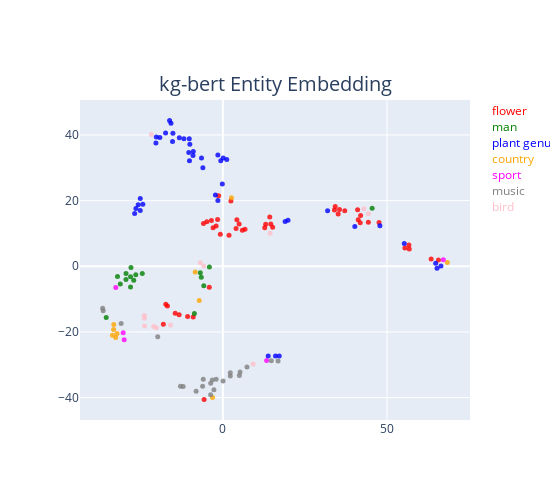

The notebook cell this image was saved under:
### Code cell
def calculate_tsne_coordinates(extracted_data, entity_embedding, perplexity=5):
    # Get embeddings for extracted data
    data_embeddings = np.array([entity_embedding[int(entity_id_str)] for entity_id_str in extracted_data])
    
    # Apply t-SNE to reduce dimensionality to 2D
    tsne = TSNE(n_components=2, random_state=0, perplexity=perplexity)
    tsne_coordinates = tsne.fit_transform(data_embeddings)
    
    return tsne_coordinates.tolist()

# t-SNE座標を計算
tsne_coordinates = calculate_tsne_coordinates(all_extracted_data, entity_embedding)

# プロットにトレースを追加するループ
for (x, y), color, entity_id_str in zip(tsne_coordinates, all_target_colors, all_extracted_data):
    entity_id = int(entity_id_str)
    entity_name = entities_dict_text[entity_id]
    fig.add_trace(go.Scatter(x=[x], y=[y], mode='markers', marker=dict(color=color, size=5), opacity=0.8, name=entity_name))

# 色と対応するエンティティの説明を右上に追加
for i, (target_value, target_color) in enumerate(target_values):
    fig.add_annotation(
        text=target_value,
        x=1.05,  # テキストのx座標 (図の右端から少し右)
        y=1 - i * 0.05,  # テキストのy座標 (図の上端から少し下)
        xref="paper",  # x座標の参照元 (paperは図の左端、dataはデータ座標)
        yref="paper",  # y座標の参照元 (paperは図の下端、dataはデータ座標)
        xanchor="left",  # テキストを左詰にする
        showarrow=False,  # 矢印を非表示にする
        font=dict(size=12, color=target_color),  # テキストのフォントサイズと色
    )


# HAKEテキストの追加
fig.add_annotation(
    text=model+' Entity Embedding',  # 表示するテキスト
    xref="paper",  # x座標の参照元 (paperは図の左端、dataはデータ座標)
    yref="paper",  # y座標の参照元 (paperは図の下端、dataはデータ座標)
    x=0.5,  # x座標 (0.5は図の中央)
    y=1.1,  # y座標 (1.05は図の上端から5%上)
    showarrow=False,  # 矢印を非表示にする
    font=dict(size=20),  # テキストのフォントサイズ
)

# レイアウトの設定
fig.update_layout(
    title="",
    yaxis_title=" ",
    showlegend=False,
    width=550,  # 幅
    height=500,  # 高さ
    xaxis=dict(scaleanchor="y", scaleratio=1),  # x軸のアスペクト比を1:1に設定
    yaxis=dict(scaleanchor="x", scaleratio=1),  # y軸のアスペクト比を1:1に設定
)

fig.show()

### Figure 1 — Plotly figure (JSON) as saved in the notebook; plotly's stock layout.template omitted (floating-point values rounded to 4 significant figures)
{"data": [{"marker": {"color": "red", "size": 5}, "mode": "markers", "name": "aster", "opacity": 0.8, "type": "scatter", "x": [-9.027], "y": [-15.46]}, {"marker": {"color": "red", "size": 5}, "mode": "markers", "name": "vaccaria pyramidata", "opacity": 0.8, "type": "scatter", "x": [41.97], "y": [15.44]}, {"marker": {"color": "red", "size": 5}, "mode": "markers", "name": "snapdragon", "opacity": 0.8, "type": "scatter", "x": [65.68], "y": [1.903]}, {"marker": {"color": "red", "size": 5}, "mode": "markers", "name": "filago", "opacity": 0.8, "type": "scatter", "x": [4.952], "y": [12.9]}, {"marker": {"color": "red", "size": 5}, "mode": "markers", "name": "sandwort", "opacity": 0.8, "type": "scatter", "x": [35.54], "y": [17.33]}, {"marker": {"color": "red", "size": 5}, "mode": "markers", "name": "lychnis", "opacity": 0.8, "type": "scatter", "x": [-1.276], "y": [21.5]}, {"marker": {"color": "red", "size": 5}, "mode": "markers", "name": "valerian", "opacity": 0.8, "type": "scatter", "x": [34.0], "y": [17.12]}, {"marker": {"color": "red", "size": 5}, "mode": "markers", "name": "tanacetum coccineum", "opacity": 0.8, "type": "scatter", "x": [41.05], "y": [17.2]}, {"marker": {"color": "red", "size": 5}, "mode": "markers", "name": "african daisy", "opacity": 0.8, "type": "scatter", "x": [-1.597], "y": [14.21]}, {"marker": {"color": "red", "size": 5}, "mode": "markers", "name": "stock", "opacity": 0.8, "type": "scatter", "x": [-4.878], "y": [13.57]}, {"marker": {"color": "red", "size": 5}, "mode": "markers", "name": "mistflower", "opacity": 0.8, "type": "scatter", "x": [47.57], "y": [13.31]}, {"marker": {"color": "red", "size": 5}, "mode": "markers", "name": "western wall flower", "opacity": 0.8, "type": "scatter", "x": [55.45], "y": [5.543]}, {"marker": {"color": "red", "size": 5}, "mode": "markers", "name": "woodland star", "opacity": 0.8, "type": "scatter", "x": [37.13], "y": [16.88]}, {"marker": {"color": "red", "size": 5}, "mode": "markers", "name": "zinnia", "opacity": 0.8, "type": "scatter", "x": [-13.32], "y": [-14.78]}, {"marker": {"color": "red", "size": 5}, "mode": "markers", "name": "sweet rocket", "opacity": 0.8, "type": "scatter", "x": [56.67], "y": [6.495]}, {"marker": {"color": "red", "size": 5}, "mode": "markers", "name": "white daisy", "opacity": 0.8, "type": "scatter", "x": [14.61], "y": [12.85]}, {"marker": {"color": "red", "size": 5}, "mode": "markers", "name": "marigold", "opacity": 0.8, "type": "scatter", "x": [35.13], "y": [15.94]}, {"marker": {"color": "red", "size": 5}, "mode": "markers", "name": "orchidaceous plant", "opacity": 0.8, "type": "scatter", "x": [-18.12], "y": [-17.68]}, {"marker": {"color": "red", "size": 5}, "mode": "markers", "name": "sunflower", "opacity": 0.8, "type": "scatter", "x": [34.23], "y": [18.22]}, {"marker": {"color": "red", "size": 5}, "mode": "markers", "name": "begonia", "opacity": 0.8, "type": "scatter", "x": [5.937], "y": [10.98]}, {"marker": {"color": "red", "size": 5}, "mode": "markers", "name": "pebble plant", "opacity": 0.8, "type": "scatter", "x": [56.78], "y": [5.264]}, {"marker": {"color": "red", "size": 5}, "mode": "markers", "name": "flower", "opacity": 0.8, "type": "scatter", "x": [-5.704], "y": [-40.56]}, {"marker": {"color": "red", "size": 5}, "mode": "markers", "name": "poppy", "opacity": 0.8, "type": "scatter", "x": [-2.055], "y": [12.27]}, {"marker": {"color": "red", "size": 5}, "mode": "markers", "name": "veronica", "opacity": 0.8, "type": "scatter", "x": [4.275], "y": [14.14]}, {"marker": {"color": "red", "size": 5}, "mode": "markers", "name": "four o'clock", "opacity": 0.8, "type": "scatter", "x": [14.3], "y": [14.98]}, {"marker": {"color": "red", "size": 5}, "mode": "markers", "name": "scabious", "opacity": 0.8, "type": "scatter", "x": [-14.51], "y": [-14.31]}, {"marker": {"color": "red", "size": 5}, "mode": "markers", "name": "composite plant", "opacity": 0.8, "type": "scatter", "x": [15.17], "y": [11.84]}, {"marker": {"color": "red", "size": 5}, "mode": "markers", "name": "petunia", "opacity": 0.8, "type": "scatter", "x": [-5.897], "y": [13.06]}, {"marker": {"color": "red", "size": 5}, "mode": "markers", "name": "scorpionweed", "opacity": 0.8, "type": "scatter", "x": [4.027], "y": [11.5]}, {"marker": {"color": "red", "size": 5}, "mode": "markers", "name": "gentian", "opacity": 0.8, "type": "scatter", "x": [1.892], "y": [9.448]}, {"marker": {"color": "red", "size": 5}, "mode": "markers", "name": "cornflower", "opacity": 0.8, "type": "scatter", "x": [41.85], "y": [13.22]}, {"marker": {"color": "red", "size": 5}, "mode": "markers", "name": "calendula", "opacity": 0.8, "type": "scatter", "x": [-0.7613], "y": [9.775]}, {"marker": {"color": "red", "size": 5}, "mode": "markers", "name": "daisy", "opacity": 0.8, "type": "scatter", "x": [13.05], "y": [12.78]}, {"marker": {"color": "red", "size": 5}, "mode": "markers", "name": "yellow horned poppy", "opacity": 0.8, "type": "scatter", "x": [63.45], "y": [2.19]}, {"marker": {"color": "red", "size": 5}, "mode": "markers", "name": "wallflower", "opacity": 0.8, "type": "scatter", "x": [6.75], "y": [11.29]}, {"marker": {"color": "red", "size": 5}, "mode": "markers", "name": "silene", "opacity": 0.8, "type": "scatter", "x": [-17.38], "y": [-11.57]}, {"marker": {"color": "red", "size": 5}, "mode": "markers", "name": "pink", "opacity": 0.8, "type": "scatter", "x": [-2.969], "y": [11.72]}, {"marker": {"color": "red", "size": 5}, "mode": "markers", "name": "zantedeschia aethiopica", "opacity": 0.8, "type": "scatter", "x": [41.23], "y": [14.15]}, {"marker": {"color": "red", "size": 5}, "mode": "markers", "name": "nigella", "opacity": 0.8, "type": "scatter", "x": [-16.88], "y": [-12.11]}, {"marker": {"color": "red", "size": 5}, "mode": "markers", "name": "columbine", "opacity": 0.8, "type": "scatter", "x": [44.32], "y": [13.38]}, {"marker": {"color": "red", "size": 5}, "mode": "markers", "name": "windflower", "opacity": 0.8, "type": "scatter", "x": [-3.493], "y": [13.93]}, {"marker": {"color": "red", "size": 5}, "mode": "markers", "name": "coneflower", "opacity": 0.8, "type": "scatter", "x": [-10.73], "y": [-15.33]}, {"marker": {"color": "red", "size": 5}, "mode": "markers", "name": "yellow ageratum", "opacity": 0.8, "type": "scatter", "x": [2.462], "y": [19.89]}, {"marker": {"color": "red", "size": 5}, "mode": "markers", "name": "chrysanthemum", "opacity": 0.8, "type": "scatter", "x": [-4.121], "y": [-6.411]}, {"marker": {"color": "red", "size": 5}, "mode": "markers", "name": "wild oats", "opacity": 0.8, "type": "scatter", "x": [12.76], "y": [11.7]}, {"marker": {"color": "green", "size": 5}, "mode": "markers", "name": "yellow man", "opacity": 0.8, "type": "scatter", "x": [-27.98], "y": [-0.3575]}, {"marker": {"color": "green", "size": 5}, "mode": "markers", "name": "womanizer", "opacity": 0.8, "type": "scatter", "x": [-35.53], "y": [-15.62]}, {"marker": {"color": "green", "size": 5}, "mode": "markers", "name": "young man", "opacity": 0.8, "type": "scatter", "x": [-6.569], "y": [-3.356]}, {"marker": {"color": "green", "size": 5}, "mode": "markers", "name": "hooray henry", "opacity": 0.8, "type": "scatter", "x": [-32.09], "y": [-3.117]}, {"marker": {"color": "green", "size": 5}, "mode": "markers", "name": "geezer", "opacity": 0.8, "type": "scatter", "x": [-24.54], "y": [-2.175]}, {"marker": {"color": "green", "size": 5}, "mode": "markers", "name": "white man", "opacity": 0.8, "type": "scatter", "x": [-28.11], "y": [-3.227]}, {"marker": {"color": "green", "size": 5}, "mode": "markers", "name": "father surrogate", "opacity": 0.8, "type": "scatter", "x": [-28.11], "y": [-6.353]}, {"marker": {"color": "green", "size": 5}, "mode": "markers", "name": "black man", "opacity": 0.8, "type": "scatter", "x": [-27.14], "y": [-4.296]}, {"marker": {"color": "green", "size": 5}, "mode": "markers", "name": "esquire", "opacity": 0.8, "type": "scatter", "x": [-4.099], "y": [-0.2347]}, {"marker": {"color": "green", "size": 5}, "mode": "markers", "name": "strapper", "opacity": 0.8, "type": "scatter", "x": [-8.671], "y": [-14.42]}, {"marker": {"color": "green", "size": 5}, "mode": "markers", "name": "eunuch", "opacity": 0.8, "type": "scatter", "x": [-5.802], "y": [-5.931]}, {"marker": {"color": "green", "size": 5}, "mode": "markers", "name": "unmarried man", "opacity": 0.8, "type": "scatter", "x": [-29.51], "y": [-4.059]}, {"marker": {"color": "green", "size": 5}, "mode": "markers", "name": "old man", "opacity": 0.8, "type": "scatter", "x": [-26.51], "y": [-2.616]}, {"marker": {"color": "green", "size": 5}, "mode": "markers", "name": "ponce", "opacity": 0.8, "type": "scatter", "x": [45.48], "y": [17.69]}, {"marker": {"color": "green", "size": 5}, "mode": "markers", "name": "young man", "opacity": 0.8, "type": "scatter", "x": [-29.49], "y": [-2.219]}, {"marker": {"color": "green", "size": 5}, "mode": "markers", "name": "hombre", "opacity": 0.8, "type": "scatter", "x": [-6.868], "y": [-1.977]}, {"marker": {"color": "green", "size": 5}, "mode": "markers", "name": "swell", "opacity": 0.8, "type": "scatter", "x": [-31.24], "y": [-5.424]}, {"marker": {"color": "blue", "size": 5}, "mode": "markers", "name": "symphytum", "opacity": 0.8, "type": "scatter", "x": [-26.86], "y": [16.09]}, {"marker": {"color": "blue", "size": 5}, "mode": "markers", "name": "genus sedum", "opacity": 0.8, "type": "scatter", "x": [-17.45], "y": [40.6]}, {"marker": {"color": "blue", "size": 5}, "mode": "markers", "name": "livistona", "opacity": 0.8, "type": "scatter", "x": [-26.47], "y": [17.56]}, {"marker": {"color": "blue", "size": 5}, "mode": "markers", "name": "paris", "opacity": 0.8, "type": "scatter", "x": [-20.38], "y": [37.51]}, {"marker": {"color": "blue", "size": 5}, "mode": "markers", "name": "genus avena", "opacity": 0.8, "type": "scatter", "x": [-16.23], "y": [44.37]}, {"marker": {"color": "blue", "size": 5}, "mode": "markers", "name": "genus borago", "opacity": 0.8, "type": "scatter", "x": [-0.1518], "y": [25.04]}, {"marker": {"color": "blue", "size": 5}, "mode": "markers", "name": "phytelephas", "opacity": 0.8, "type": "scatter", "x": [-25.15], "y": [20.66]}, {"marker": {"color": "blue", "size": 5}, "mode": "markers", "name": "genus aeonium", "opacity": 0.8, "type": "scatter", "x": [-13.25], "y": [39.17]}, {"marker": {"color": "blue", "size": 5}, "mode": "markers", "name": "genus dioscorea", "opacity": 0.8, "type": "scatter", "x": [-15.79], "y": [43.55]}, {"marker": {"color": "blue", "size": 5}, "mode": "markers", "name": "pinguicula", "opacity": 0.8, "type": "scatter", "x": [19.85], "y": [14.0]}, {"marker": {"color": "blue", "size": 5}, "mode": "markers", "name": "linanthus", "opacity": 0.8, "type": "scatter", "x": [-0.633], "y": [32.17]}, {"marker": {"color": "blue", "size": 5}, "mode": "markers", "name": "ribes", "opacity": 0.8, "type": "scatter", "x": [-1.512], "y": [20.05]}, {"marker": {"color": "blue", "size": 5}, "mode": "markers", "name": "genus arenga", "opacity": 0.8, "type": "scatter", "x": [-6.492], "y": [32.94]}, {"marker": {"color": "blue", "size": 5}, "mode": "markers", "name": "sequoiadendron", "opacity": 0.8, "type": "scatter", "x": [16.03], "y": [-27.35]}, {"marker": {"color": "blue", "size": 5}, "mode": "markers", "name": "lappula", "opacity": 0.8, "type": "scatter", "x": [-25.78], "y": [18.76]}, {"marker": {"color": "blue", "size": 5}, "mode": "markers", "name": "genus arrhenatherum", "opacity": 0.8, "type": "scatter", "x": [-10.23], "y": [38.82]}, {"marker": {"color": "blue", "size": 5}, "mode": "markers", "name": "genus erythroxylum", "opacity": 0.8, "type": "scatter", "x": [17.18], "y": [-27.34]}, {"marker": {"color": "blue", "size": 5}, "mode": "markers", "name": "genus campanula", "opacity": 0.8, "type": "scatter", "x": [-15.21], "y": [40.5]}, {"marker": {"color": "blue", "size": 5}, "mode": "markers", "name": "sesamum", "opacity": 0.8, "type": "scatter", "x": [-24.37], "y": [18.9]}, {"marker": {"color": "blue", "size": 5}, "mode": "markers", "name": "genus zerumbet", "opacity": 0.8, "type": "scatter", "x": [13.82], "y": [-27.37]}, {"marker": {"color": "blue", "size": 5}, "mode": "markers", "name": "genus phlox", "opacity": 0.8, "type": "scatter", "x": [64.83], "y": [0.9058]}, {"marker": {"color": "blue", "size": 5}, "mode": "markers", "name": "genus geranium", "opacity": 0.8, "type": "scatter", "x": [55.27], "y": [6.933]}, {"marker": {"color": "blue", "size": 5}, "mode": "markers", "name": "lithospermum", "opacity": 0.8, "type": "scatter", "x": [-2.264], "y": [21.67]}, {"marker": {"color": "blue", "size": 5}, "mode": "markers", "name": "genus agrostis", "opacity": 0.8, "type": "scatter", "x": [65.24], "y": [-0.6433]}, {"marker": {"color": "blue", "size": 5}, "mode": "markers", "name": "proboscidea", "opacity": 0.8, "type": "scatter", "x": [18.98], "y": [13.67]}, {"marker": {"color": "blue", "size": 5}, "mode": "markers", "name": "genus martynia", "opacity": 0.8, "type": "scatter", "x": [-9.0], "y": [34.94]}, {"marker": {"color": "blue", "size": 5}, "mode": "markers", "name": "utricularia", "opacity": 0.8, "type": "scatter", "x": [-10.38], "y": [34.65]}, {"marker": {"color": "blue", "size": 5}, "mode": "markers", "name": "mertensia", "opacity": 0.8, "type": "scatter", "x": [31.9], "y": [16.87]}, {"marker": {"color": "blue", "size": 5}, "mode": "markers", "name": "genus echium", "opacity": 0.8, "type": "scatter", "x": [0.1075], "y": [33.0]}, {"marker": {"color": "blue", "size": 5}, "mode": "markers", "name": "genus amsinckia", "opacity": 0.8, "type": "scatter", "x": [47.84], "y": [12.37]}, {"marker": {"color": "blue", "size": 5}, "mode": "markers", "name": "physostigma", "opacity": 0.8, "type": "scatter", "x": [-20.27], "y": [39.38]}, {"marker": {"color": "blue", "size": 5}, "mode": "markers", "name": "linum", "opacity": 0.8, "type": "scatter", "x": [-9.086], "y": [33.72]}, {"marker": {"color": "blue", "size": 5}, "mode": "markers", "name": "genus aframomum", "opacity": 0.8, "type": "scatter", "x": [1.191], "y": [32.55]}, {"marker": {"color": "blue", "size": 5}, "mode": "markers", "name": "lagerstroemia", "opacity": 0.8, "type": "scatter", "x": [66.43], "y": [0.07167]}, {"marker": {"color": "blue", "size": 5}, "mode": "markers", "name": "laguncularia", "opacity": 0.8, "type": "scatter", "x": [-1.521], "y": [33.86]}, {"marker": {"color": "blue", "size": 5}, "mode": "markers", "name": "parrotia", "opacity": 0.8, "type": "scatter", "x": [-19.19], "y": [39.23]}, {"marker": {"color": "blue", "size": 5}, "mode": "markers", "name": "liquidambar", "opacity": 0.8, "type": "scatter", "x": [-25.16], "y": [16.97]}, {"marker": {"color": "blue", "size": 5}, "mode": "markers", "name": "genus corylopsis", "opacity": 0.8, "type": "scatter", "x": [-11.86], "y": [38.8]}, {"marker": {"color": "blue", "size": 5}, "mode": "markers", "name": "hamamelis", "opacity": 0.8, "type": "scatter", "x": [-15.32], "y": [38.0]}, {"marker": {"color": "blue", "size": 5}, "mode": "markers", "name": "tamus", "opacity": 0.8, "type": "scatter", "x": [-10.16], "y": [32.11]}, {"marker": {"color": "blue", "size": 5}, "mode": "markers", "name": "genus cynoglossum", "opacity": 0.8, "type": "scatter", "x": [40.2], "y": [12.11]}, {"marker": {"color": "blue", "size": 5}, "mode": "markers", "name": "myosotis", "opacity": 0.8, "type": "scatter", "x": [-6.085], "y": [30.02]}, {"marker": {"color": "blue", "size": 5}, "mode": "markers", "name": "genus fothergilla", "opacity": 0.8, "type": "scatter", "x": [-10.05], "y": [37.19]}, {"marker": {"color": "orange", "size": 5}, "mode": "markers", "name": "space", "opacity": 0.8, "type": "scatter", "x": [-33.63], "y": [-21.02]}, {"marker": {"color": "orange", "size": 5}, "mode": "markers", "name": "stamping ground", "opacity": 0.8, "type": "scatter", "x": [2.638], "y": [20.9]}, {"marker": {"color": "orange", "size": 5}, "mode": "markers", "name": "vacation spot", "opacity": 0.8, "type": "scatter", "x": [-33.28], "y": [-19.29]}, {"marker": {"color": "orange", "size": 5}, "mode": "markers", "name": "middle", "opacity": 0.8, "type": "scatter", "x": [68.39], "y": [1.158]}, {"marker": {"color": "orange", "size": 5}, "mode": "markers", "name": "scene", "opacity": 0.8, "type": "scatter", "x": [-32.22], "y": [-20.45]}, {"marker": {"color": "orange", "size": 5}, "mode": "markers", "name": "section", "opacity": 0.8, "type": "scatter", "x": [-8.423], "y": [-1.728]}, {"marker": {"color": "orange", "size": 5}, "mode": "markers", "name": "open", "opacity": 0.8, "type": "scatter", "x": [-7.193], "y": [-10.44]}, {"marker": {"color": "orange", "size": 5}, "mode": "markers", "name": "no-go area", "opacity": 0.8, "type": "scatter", "x": [-32.63], "y": [-21.7]}, {"marker": {"color": "orange", "size": 5}, "mode": "markers", "name": "anchorage ground", "opacity": 0.8, "type": "scatter", "x": [-3.14], "y": [-40.0]}, {"marker": {"color": "orange", "size": 5}, "mode": "markers", "name": "staging area", "opacity": 0.8, "type": "scatter", "x": [-33.22], "y": [-17.72]}, {"marker": {"color": "magenta", "size": 5}, "mode": "markers", "name": "lark", "opacity": 0.8, "type": "scatter", "x": [-30.05], "y": [-22.41]}, {"marker": {"color": "magenta", "size": 5}, "mode": "markers", "name": "sport", "opacity": 0.8, "type": "scatter", "x": [-30.36], "y": [-20.23]}, {"marker": {"color": "magenta", "size": 5}, "mode": "markers", "name": "run", "opacity": 0.8, "type": "scatter", "x": [13.33], "y": [-28.72]}, {"marker": {"color": "magenta", "size": 5}, "mode": "markers", "name": "romper", "opacity": 0.8, "type": "scatter", "x": [-32.6], "y": [-6.46]}, {"marker": {"color": "magenta", "size": 5}, "mode": "markers", "name": "romp", "opacity": 0.8, "type": "scatter", "x": [67.17], "y": [1.945]}, {"marker": {"color": "grey", "size": 5}, "mode": "markers", "name": "play along", "opacity": 0.8, "type": "scatter", "x": [-12.09], "y": [-36.66]}, {"marker": {"color": "grey", "size": 5}, "mode": "markers", "name": "player", "opacity": 0.8, "type": "scatter", "x": [-36.45], "y": [-13.52]}, {"marker": {"color": "grey", "size": 5}, "mode": "markers", "name": "intonation", "opacity": 0.8, "type": "scatter", "x": [-30.97], "y": [-17.45]}, {"marker": {"color": "grey", "size": 5}, "mode": "markers", "name": "drum", "opacity": 0.8, "type": "scatter", "x": [-3.723], "y": [-39.17]}, {"marker": {"color": "grey", "size": 5}, "mode": "markers", "name": "tongue", "opacity": 0.8, "type": "scatter", "x": [-5.969], "y": [-34.42]}, {"marker": {"color": "grey", "size": 5}, "mode": "markers", "name": "harp", "opacity": 0.8, "type": "scatter", "x": [-2.045], "y": [-34.46]}, {"marker": {"color": "grey", "size": 5}, "mode": "markers", "name": "sing", "opacity": 0.8, "type": "scatter", "x": [0.06975], "y": [-34.93]}, {"marker": {"color": "grey", "size": 5}, "mode": "markers", "name": "symphonize", "opacity": 0.8, "type": "scatter", "x": [5.038], "y": [-33.24]}, {"marker": {"color": "grey", "size": 5}, "mode": "markers", "name": "fiddle", "opacity": 0.8, "type": "scatter", "x": [-3.699], "y": [-35.65]}, {"marker": {"color": "grey", "size": 5}, "mode": "markers", "name": "lead", "opacity": 0.8, "type": "scatter", "x": [-12.91], "y": [-36.55]}, {"marker": {"color": "grey", "size": 5}, "mode": "markers", "name": "chorus", "opacity": 0.8, "type": "scatter", "x": [2.274], "y": [-33.43]}, {"marker": {"color": "grey", "size": 5}, "mode": "markers", "name": "solmizate", "opacity": 0.8, "type": "scatter", "x": [16.83], "y": [-28.84]}, {"marker": {"color": "grey", "size": 5}, "mode": "markers", "name": "minstrel", "opacity": 0.8, "type": "scatter", "x": [-8.136], "y": [-38.07]}, {"marker": {"color": "grey", "size": 5}, "mode": "markers", "name": "sing", "opacity": 0.8, "type": "scatter", "x": [7.35], "y": [-30.7]}, {"marker": {"color": "grey", "size": 5}, "mode": "markers", "name": "pipe", "opacity": 0.8, "type": "scatter", "x": [-3.213], "y": [-34.67]}, {"marker": {"color": "grey", "size": 5}, "mode": "markers", "name": "sightread", "opacity": 0.8, "type": "scatter", "x": [14.76], "y": [-28.77]}, {"marker": {"color": "grey", "size": 5}, "mode": "markers", "name": "pedal", "opacity": 0.8, "type": "scatter", "x": [-2.717], "y": [-37.63]}, {"marker": {"color": "grey", "size": 5}, "mode": "markers", "name": "musician", "opacity": 0.8, "type": "scatter", "x": [-36.62], "y": [-12.78]}, {"marker": {"color": "grey", "size": 5}, "mode": "markers", "name": "reprize", "opacity": 0.8, "type": "scatter", "x": [-19.84], "y": [-21.46]}, {"marker": {"color": "grey", "size": 5}, "mode": "markers", "name": "rag", "opacity": 0.8, "type": "scatter", "x": [-6.165], "y": [-36.53]}, {"marker": {"color": "grey", "size": 5}, "mode": "markers", "name": "harmonize", "opacity": 0.8, "type": "scatter", "x": [5.244], "y": [-32.21]}, {"marker": {"color": "grey", "size": 5}, "mode": "markers", "name": "trumpet", "opacity": 0.8, "type": "scatter", "x": [2.275], "y": [-32.47]}, {"marker": {"color": "pink", "size": 5}, "mode": "markers", "name": "cuculiform bird", "opacity": 0.8, "type": "scatter", "x": [-23.92], "y": [-14.99]}, {"marker": {"color": "pink", "size": 5}, "mode": "markers", "name": "apodiform bird", "opacity": 0.8, "type": "scatter", "x": [-5.81], "y": [0.1145]}, {"marker": {"color": "pink", "size": 5}, "mode": "markers", "name": "caprimulgiform bird", "opacity": 0.8, "type": "scatter", "x": [-6.86], "y": [1.089]}, {"marker": {"color": "pink", "size": 5}, "mode": "markers", "name": "coraciiform bird", "opacity": 0.8, "type": "scatter", "x": [14.4], "y": [10.03]}, {"marker": {"color": "pink", "size": 5}, "mode": "markers", "name": "ratite bird", "opacity": 0.8, "type": "scatter", "x": [42.94], "y": [17.49]}, {"marker": {"color": "pink", "size": 5}, "mode": "markers", "name": "aquatic bird", "opacity": 0.8, "type": "scatter", "x": [-21.07], "y": [-18.33]}, {"marker": {"color": "pink", "size": 5}, "mode": "markers", "name": "class aves", "opacity": 0.8, "type": "scatter", "x": [-21.76], "y": [40.12]}, {"marker": {"color": "pink", "size": 5}, "mode": "markers", "name": "birdwatch", "opacity": 0.8, "type": "scatter", "x": [-23.83], "y": [-18.22]}, {"marker": {"color": "pink", "size": 5}, "mode": "markers", "name": "parrot", "opacity": 0.8, "type": "scatter", "x": [44.34], "y": [15.98]}, {"marker": {"color": "pink", "size": 5}, "mode": "markers", "name": "passerine", "opacity": 0.8, "type": "scatter", "x": [9.223], "y": [-29.78]}, {"marker": {"color": "pink", "size": 5}, "mode": "markers", "name": "raptorial bird", "opacity": 0.8, "type": "scatter", "x": [-20.22], "y": [-18.73]}, {"marker": {"color": "pink", "size": 5}, "mode": "markers", "name": "gallinaceous bird", "opacity": 0.8, "type": "scatter", "x": [-15.94], "y": [-17.93]}, {"marker": {"color": "pink", "size": 5}, "mode": "markers", "name": "flying bird", "opacity": 0.8, "type": "scatter", "x": [-23.89], "y": [-15.83]}], "layout": {"annotations": [{"font": {"color": "red", "size": 12}, "showarrow": false, "text": "flower", "x": 1.05, "xanchor": "left", "xref": "paper", "y": 1, "yref": "paper"}, {"font": {"color": "green", "size": 12}, "showarrow": false, "text": "man", "x": 1.05, "xanchor": "left", "xref": "paper", "y": 0.95, "yref": "paper"}, {"font": {"color": "blue", "size": 12}, "showarrow": false, "text": "plant genus", "x": 1.05, "xanchor": "left", "xref": "paper", "y": 0.9, "yref": "paper"}, {"font": {"color": "orange", "size": 12}, "showarrow": false, "text": "country", "x": 1.05, "xanchor": "left", "xref": "paper", "y": 0.85, "yref": "paper"}, {"font": {"color": "magenta", "size": 12}, "showarrow": false, "text": "sport", "x": 1.05, "xanchor": "left", "xref": "paper", "y": 0.8, "yref": "paper"}, {"font": {"color": "grey", "size": 12}, "showarrow": false, "text": "music", "x": 1.05, "xanchor": "left", "xref": "paper", "y": 0.75, "yref": "paper"}, {"font": {"color": "pink", "size": 12}, "showarrow": false, "text": "bird", "x": 1.05, "xanchor": "left", "xref": "paper", "y": 0.7, "yref": "paper"}, {"font": {"size": 20}, "showarrow": false, "text": "kg-bert Entity Embedding", "x": 0.5, "xref": "paper", "y": 1.1, "yref": "paper"}], "height": 500, "showlegend": false, "title": {"text": ""}, "width": 550, "xaxis": {"scaleanchor": "y", "scaleratio": 1}, "yaxis": {"scaleanchor": "x", "scaleratio": 1, "title": {"text": " "}}}}
